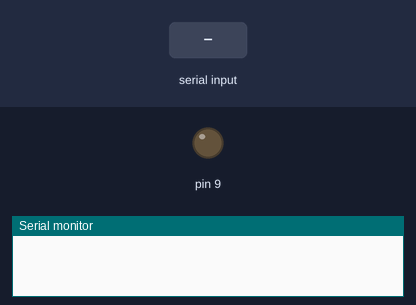
The sketch below on a simulated Arduino Uno, built with avr-gcc and run on an emulated ATmega328P. Parts: output pins drawn as LEDs (lit = HIGH), the last lines printed to the serial monitor. Inputs (shaded band) come from the test bench.

Above: at 1.2 s.
1.3 s: "90,45\n" received over Serial
At 2.1 s:
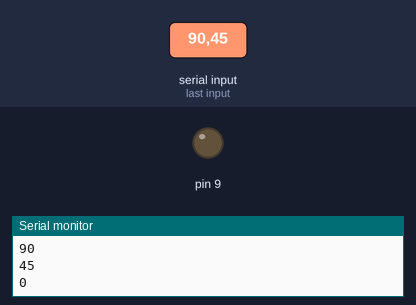
2.8 s: "30,150\n" received over Serial
At 3.2 s:
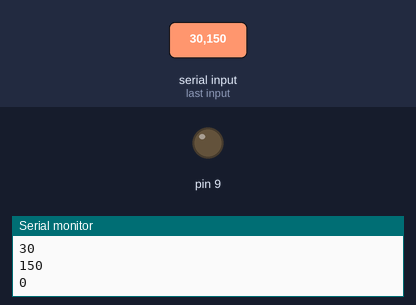
4.3 s: "200\n" received over Serial
At 5.5 s:
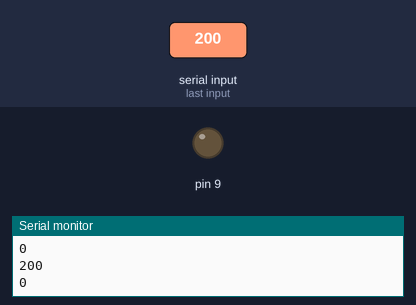
Timing chart, 0 to 7.3 s (numbered marks = the images above; inputs shaded):
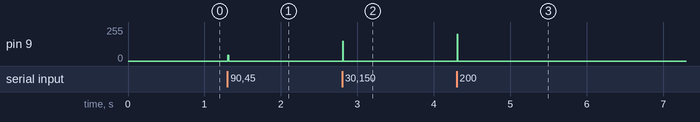

The sketch:

code.ino
```cpp
/*
    Upload the Code into the Arduino
*/
int data;
void setup() {
  pinMode(9,OUTPUT);
  Serial.begin(9600);
  Serial.setTimeout(10);
}
void loop() {
  if(Serial.available()>0){
    data= Serial.parseInt();
    Serial.println(data);
    analogWrite(9,data);
    }
}
```

Measured:
- after the input at 1.3 s, pin 9: 0/255 → 45/255 at once, → 0/255 0.01 s later
- after the input at 2.8 s, pin 9: 0/255 → 150/255 at once, → 0/255 0.01 s later
- after the input at 4.3 s, pin 9: 0/255 → 200/255 at once, → 0/255 0.01 s later
